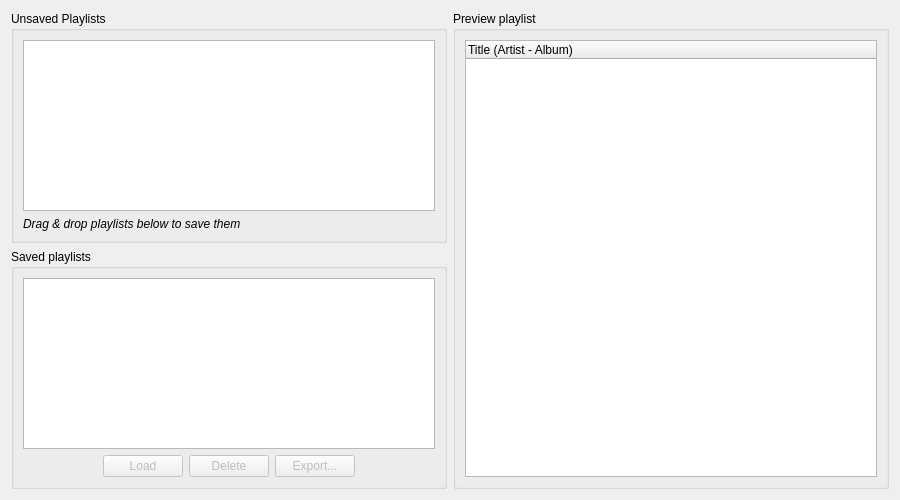
<?xml version="1.0" encoding="UTF-8"?>
<ui version="4.0">
 <class>PlaylistDialog</class>
 <widget class="QDialog" name="PlaylistDialog">
  <property name="geometry">
   <rect>
    <x>0</x>
    <y>0</y>
    <width>900</width>
    <height>500</height>
   </rect>
  </property>
  <property name="windowTitle">
   <string>Playlist Manager</string>
  </property>
  <property name="windowIcon">
   <iconset resource="mp.qrc">
    <normaloff>:/icons/mp_win32</normaloff>:/icons/mp_win32</iconset>
  </property>
  <layout class="QHBoxLayout" name="horizontalLayout">
   <item>
    <layout class="QVBoxLayout" name="verticalLayout">
     <item>
      <widget class="QGroupBox" name="groupBoxUnsaved">
       <property name="title">
        <string>Unsaved Playlists</string>
       </property>
       <layout class="QVBoxLayout" name="verticalLayout_2">
        <item>
         <widget class="QListView" name="unsavedPlaylists">
          <property name="dragEnabled">
           <bool>true</bool>
          </property>
          <property name="dragDropMode">
           <enum>QAbstractItemView::DragOnly</enum>
          </property>
          <property name="defaultDropAction">
           <enum>Qt::MoveAction</enum>
          </property>
          <property name="alternatingRowColors">
           <bool>true</bool>
          </property>
          <property name="selectionMode">
           <enum>QAbstractItemView::ExtendedSelection</enum>
          </property>
         </widget>
        </item>
        <item>
         <widget class="QLabel" name="labelDragDropPlaylists">
          <property name="font">
           <font>
            <italic>true</italic>
           </font>
          </property>
          <property name="text">
           <string>Drag &amp; drop playlists below to save them</string>
          </property>
         </widget>
        </item>
       </layout>
      </widget>
     </item>
     <item>
      <widget class="QGroupBox" name="groupBoxSaved">
       <property name="title">
        <string>Saved playlists</string>
       </property>
       <layout class="QVBoxLayout" name="verticalLayout_3">
        <item>
         <widget class="QListView" name="savedPlaylists">
          <property name="dragDropMode">
           <enum>QAbstractItemView::NoDragDrop</enum>
          </property>
          <property name="defaultDropAction">
           <enum>Qt::MoveAction</enum>
          </property>
          <property name="selectionMode">
           <enum>QAbstractItemView::ExtendedSelection</enum>
          </property>
          <property name="iconSize">
           <size>
            <width>32</width>
            <height>32</height>
           </size>
          </property>
          <property name="movement">
           <enum>QListView::Static</enum>
          </property>
          <property name="resizeMode">
           <enum>QListView::Adjust</enum>
          </property>
          <property name="gridSize">
           <size>
            <width>200</width>
            <height>96</height>
           </size>
          </property>
          <property name="viewMode">
           <enum>QListView::IconMode</enum>
          </property>
          <property name="wordWrap">
           <bool>true</bool>
          </property>
          <property name="selectionRectVisible">
           <bool>true</bool>
          </property>
         </widget>
        </item>
        <item>
         <layout class="QHBoxLayout" name="horizontalLayout_2">
          <item>
           <spacer name="horizontalSpacer">
            <property name="orientation">
             <enum>Qt::Horizontal</enum>
            </property>
            <property name="sizeHint" stdset="0">
             <size>
              <width>0</width>
              <height>20</height>
             </size>
            </property>
           </spacer>
          </item>
          <item>
           <widget class="QPushButton" name="loadPlaylists">
            <property name="enabled">
             <bool>false</bool>
            </property>
            <property name="text">
             <string>Load</string>
            </property>
           </widget>
          </item>
          <item>
           <widget class="QPushButton" name="deletePlaylists">
            <property name="enabled">
             <bool>false</bool>
            </property>
            <property name="text">
             <string>Delete</string>
            </property>
           </widget>
          </item>
          <item>
           <widget class="QPushButton" name="exportPlaylists">
            <property name="enabled">
             <bool>false</bool>
            </property>
            <property name="text">
             <string>Export...</string>
            </property>
           </widget>
          </item>
          <item>
           <spacer name="horizontalSpacer_2">
            <property name="orientation">
             <enum>Qt::Horizontal</enum>
            </property>
            <property name="sizeHint" stdset="0">
             <size>
              <width>0</width>
              <height>20</height>
             </size>
            </property>
           </spacer>
          </item>
         </layout>
        </item>
       </layout>
      </widget>
     </item>
    </layout>
   </item>
   <item>
    <widget class="QGroupBox" name="groupBoxPreview">
     <property name="title">
      <string>Preview playlist</string>
     </property>
     <layout class="QHBoxLayout" name="horizontalLayout_5">
      <item>
       <widget class="QTreeWidget" name="previewPlaylist">
        <property name="indentation">
         <number>0</number>
        </property>
        <column>
         <property name="text">
          <string>Title (Artist - Album)</string>
         </property>
        </column>
       </widget>
      </item>
     </layout>
    </widget>
   </item>
  </layout>
 </widget>
 <resources>
  <include location="mp.qrc"/>
 </resources>
 <connections/>
</ui>
